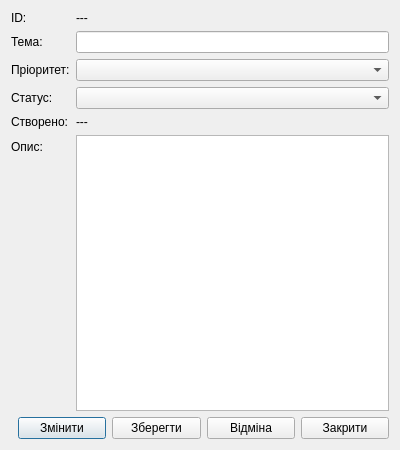
<?xml version="1.0" encoding="UTF-8"?>
<ui version="4.0">
 <class>TicketDialog</class>
 <widget class="QDialog" name="TicketDialog">
  <property name="geometry"><rect><x>0</x><y>0</y><width>400</width><height>450</height></rect></property>
  <layout class="QVBoxLayout" name="v">
   <item>
    <layout class="QFormLayout" name="f">
     <item row="0" column="0"><widget class="QLabel" name="l1"><property name="text"><string>ID:</string></property></widget></item>
     <item row="0" column="1"><widget class="QLabel" name="valId"><property name="text"><string>---</string></property></widget></item>
     <item row="1" column="0"><widget class="QLabel" name="l2"><property name="text"><string>Тема:</string></property></widget></item>
     <item row="1" column="1"><widget class="QLineEdit" name="editTitle"/></item>
     <item row="2" column="0"><widget class="QLabel" name="l3"><property name="text"><string>Пріоритет:</string></property></widget></item>
     <item row="2" column="1"><widget class="QComboBox" name="comboPriority"/></item>
     <item row="3" column="0"><widget class="QLabel" name="l4"><property name="text"><string>Статус:</string></property></widget></item>
     <item row="3" column="1"><widget class="QComboBox" name="comboStatus"/></item>
     <item row="4" column="0"><widget class="QLabel" name="l5"><property name="text"><string>Створено:</string></property></widget></item>
     <item row="4" column="1"><widget class="QLabel" name="valCreated"><property name="text"><string>---</string></property></widget></item>
     <item row="5" column="0"><widget class="QLabel" name="l6"><property name="text"><string>Опис:</string></property></widget></item>
     <item row="5" column="1"><widget class="QPlainTextEdit" name="editDesc"/></item>
    </layout>
   </item>
   <item>
    <layout class="QHBoxLayout" name="h">
     <item><spacer name="s"><property name="orientation"><enum>Qt::Horizontal</enum></property></spacer></item>
     <item><widget class="QPushButton" name="btnEdit"><property name="text"><string>Змінити</string></property></widget></item>
     <item><widget class="QPushButton" name="btnSave"><property name="text"><string>Зберегти</string></property></widget></item>
     <item><widget class="QPushButton" name="btnCancel"><property name="text"><string>Відміна</string></property></widget></item>
     <item><widget class="QPushButton" name="btnClose"><property name="text"><string>Закрити</string></property></widget></item>
    </layout>
   </item>
  </layout>
 </widget>
</ui>
